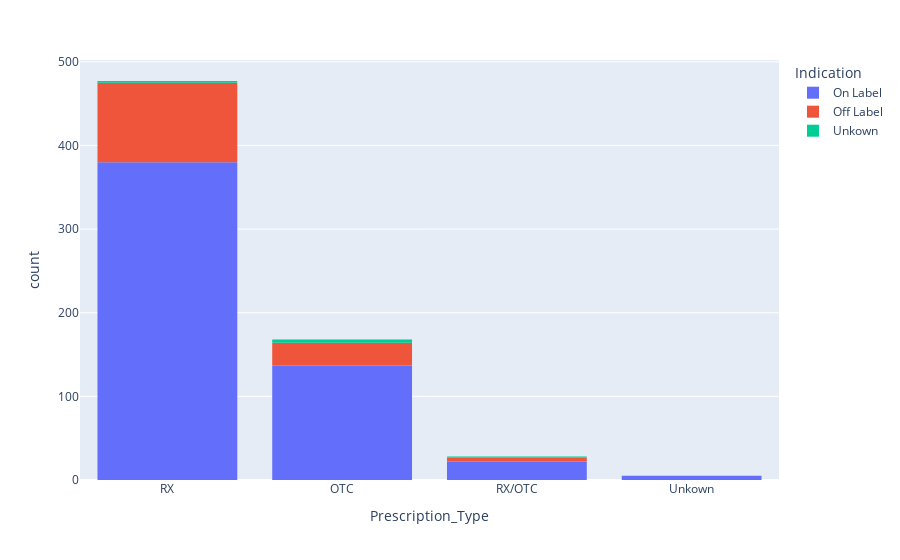

The cell this chart's notebook holds for it:
### Code cell
fig1= px.histogram(df,x= 'Prescription_Type',nbins=5,color='Indication')
fig1.show()

### Figure 1 — Plotly figure (JSON) as saved in the notebook; plotly's stock layout.template omitted (floating-point values rounded to 4 significant figures; data arrays with more than 128 entries replaced by an {"elided": "..."} marker saying what was removed)
{"data": [{"alignmentgroup": "True", "bingroup": "x", "hovertemplate": "Indication=On Label<br>Prescription_Type=%{x}<br>count=%{y}<extra></extra>", "legendgroup": "On Label", "marker": {"color": "#636efa", "pattern": {"shape": ""}}, "name": "On Label", "nbinsx": 5, "offsetgroup": "On Label", "orientation": "v", "showlegend": true, "type": "histogram", "x": {"elided": "544 str values"}, "xaxis": "x", "yaxis": "y"}, {"alignmentgroup": "True", "bingroup": "x", "hovertemplate": "Indication=Off Label<br>Prescription_Type=%{x}<br>count=%{y}<extra></extra>", "legendgroup": "Off Label", "marker": {"color": "#EF553B", "pattern": {"shape": ""}}, "name": "Off Label", "nbinsx": 5, "offsetgroup": "Off Label", "orientation": "v", "showlegend": true, "type": "histogram", "x": ["RX", "RX", "OTC", "RX/OTC", "RX", "RX", "RX", "RX", "RX", "RX", "RX", "RX", "RX", "RX", "RX", "RX", "RX", "RX", "RX", "RX", "RX", "RX", "RX", "RX", "RX", "RX", "RX", "RX", "RX", "RX", "RX", "RX", "RX", "RX", "RX", "RX", "RX", "RX", "RX", "RX", "RX", "RX", "RX", "RX", "RX", "RX", "RX", "RX", "RX", "RX", "RX", "RX", "RX", "RX", "RX", "RX", "RX", "RX", "RX", "RX", "OTC", "OTC", "OTC", "OTC", "OTC", "OTC", "OTC", "OTC", "OTC", "OTC", "OTC", "OTC", "OTC", "OTC", "OTC", "RX", "RX", "RX", "OTC", "OTC", "RX/OTC", "RX", "RX", "RX", "OTC", "RX", "RX", "RX", "RX", "RX", "RX", "RX", "RX", "RX", "RX", "OTC", "RX", "RX/OTC", "RX", "OTC", "RX", "RX", "RX", "RX", "RX", "OTC", "RX", "RX", "RX", "OTC", "RX", "OTC", "RX", "RX", "RX/OTC", "OTC", "RX/OTC", "RX", "RX", "RX", "RX", "RX", "OTC", "OTC", "RX", "RX", "RX"], "xaxis": "x", "yaxis": "y"}, {"alignmentgroup": "True", "bingroup": "x", "hovertemplate": "Indication=Unkown<br>Prescription_Type=%{x}<br>count=%{y}<extra></extra>", "legendgroup": "Unkown", "marker": {"color": "#00cc96", "pattern": {"shape": ""}}, "name": "Unkown", "nbinsx": 5, "offsetgroup": "Unkown", "orientation": "v", "showlegend": true, "type": "histogram", "x": ["RX", "OTC", "OTC", "OTC", "OTC", "RX", "RX/OTC"], "xaxis": "x", "yaxis": "y"}], "layout": {"barmode": "relative", "legend": {"title": {"text": "Indication"}, "tracegroupgap": 0}, "margin": {"t": 60}, "xaxis": {"anchor": "y", "domain": [0, 1], "title": {"text": "Prescription_Type"}}, "yaxis": {"anchor": "x", "domain": [0, 1], "title": {"text": "count"}}}}
